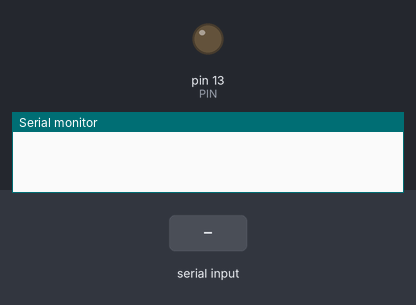
The sketch below on a simulated Arduino Uno, built with avr-gcc and run on an emulated ATmega328P. Parts: output pins drawn as LEDs (lit = HIGH), the last lines printed to the serial monitor. Dashed ring = blinking. The test bench sets the inputs (shaded band).

Above: at 1.2 s.
1.3 s: ".\n" received over Serial
At 1.67 s:
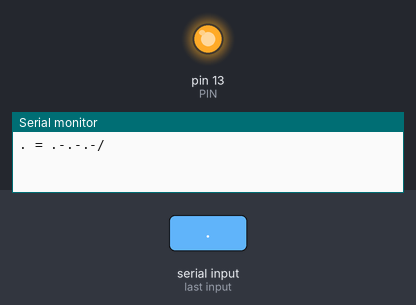
5.8 s: "1\n" received over Serial
At 8.1 s:
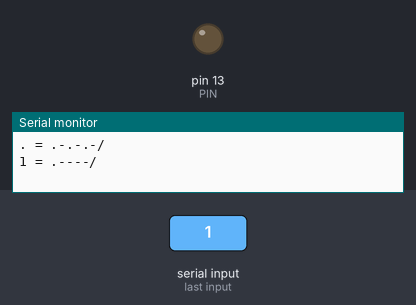
8.8 s: "0\n" received over Serial
At 8.97 s:
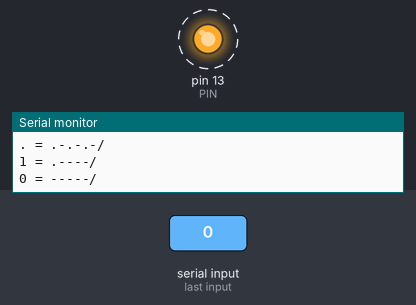
Timing chart, 0 to 12.2 s (numbered marks = the images above; inputs shaded):
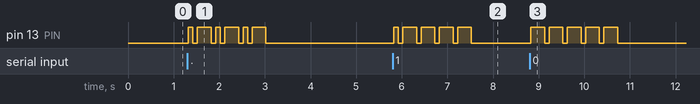

The sketch:

morseEncoder.ino
```cpp
const int PIN = 13; // Pin en el que se encuentra el LED
const int DIT_TIME = 100; // Valor en milisegundos que tarda un punto

const char* reading = ""; // Lectura del puerto serial

const char* codeset[] = { // Diccionario para obtener el código morse de un caracter
  /* ! */ "-.-.--",
  /* " */ ".-..-.",
  /* # */ NULL,
  /* $ */ "...-..-",
  /* % */ NULL,
  /* & */ ".-...",
  /* ' */ ".----.",
  /* ( */ "-.--.",
  /* ) */ "-.--.-",
  /* * */ NULL,
  /* + */ ".-.-.",
  /* , */ "--..--",
  /* - */ "-....-",
  /* . */ ".-.-.-",
  /* / */ "-..-.",
  /* 0 */ "-----",
  /* 1 */ ".----",
  /* 2 */ "..---",
  /* 3 */ "...--",
  /* 4 */ "....-",
  /* 5 */ ".....",
  /* 6 */ "-....",
  /* 7 */ "--...",
  /* 8 */ "---..",
  /* 9 */ "----.",
  /* : */ "---...",
  /* ; */ "-.-.-.",
  /* < */ NULL,
  /* = */ "-...-",
  /* > */ NULL,
  /* ? */ "..--..",
  /* @ */ ".--.-.",
  /* A */ ".-",
  /* B */ "-...",
  /* C */ "-.-.",
  /* D */ "-..",
  /* E */ ".",
  /* F */ "..-.",
  /* G */ "--.",
  /* H */ "....",
  /* I */ "..",
  /* J */ ".---",
  /* K */ "-.-",
  /* L */ ".-..",
  /* M */ "--",
  /* N */ "-.",
  /* O */ "---",
  /* P */ ".--.",
  /* Q */ "--.-",
  /* R */ ".-.",
  /* S */ "...",
  /* T */ "-",
  /* U */ "..-",
  /* V */ "...-",
  /* W */ ".--",
  /* X */ "-..-",
  /* Y */ "-.--",
  /* Z */ "--..",
  /* [ */ NULL,
  /* \ */ NULL,
  /* ] */ NULL,
  /* ^ */ NULL,
  /* _ */ "..--.-"
 };

/***************************************************/
/* Método para hacer las configuraciones iniciales */
/***************************************************/
void setup()
{
    pinMode(PIN, OUTPUT); // El pin del LED se coloca en modo escritura
    Serial.begin(9600); // Se inicia la conexión con el puerto serial a 9600 baudios
}

/**************************************************************/
/* Método que siempre se está ejecutando en un ciclo infinito */
/**************************************************************/
void loop()
{
    reading = readSerial(); // Se llama un método para leer del puerto serial

    Serial.print(reading); // Se escribe en el puerto serial la lectura
    Serial.print(" = "); // Se escribe en el puerto serial un '='

    for (int i = 0; i < strlen(reading); i++) // Se itera por la cadena
    {
      char c = reading[i]; // Caracter actual de la iteración

      if(c == ' ') // Si es un espacio
        space(); // LLama el metodo para enviar un espacio
      else // Si no
      {
        const char* code = getCode(c); // Se llama el método para obtener el código del caracter

        if(code == NULL) // Si no tiene código
          continue; // Siguiente caracter
        else // Si tiene código
        {
           Serial.print(code); // Se escribe en el puerto serial el código del caracter
           Serial.print('/'); // Se separan los caracteres con un '/'
           for (int j = 0; j < strlen(code); j++) // Se itera por el código
              if(code[j] == '.') // Si es un punto
                dit(); // Método para 'imprimir' un punto en el LED
              else // Si es una raya
                dah(); // Método para 'imprimir' una raya en el LED
        }
        letter(); // Método para separar letras
      }
    }

    Serial.println(); // Se escribe en el puerto serial un salto de línea
}

/**********************************************/
/* Método que prende el led 100 ms y lo apaga */
/* representa un punto en código morse        */
/**********************************************/
void dit()
{
    digitalWrite(PIN, HIGH);
    delay(DIT_TIME);
    digitalWrite(PIN, LOW);
    delay(DIT_TIME);
}

/**********************************************/
/* Método que prende el led 300 ms y lo apaga */
/* representa una raya en código morse        */
/**********************************************/
void dah()
{
    digitalWrite(PIN, HIGH);
    delay(DIT_TIME * 3);
    digitalWrite(PIN, LOW);
    delay(DIT_TIME);
}

/**********************************************/
/* Método que prende el led 400 ms y lo apaga */
/* representa un espacio                      */
/**********************************************/
void space()
{
    digitalWrite(PIN, LOW);
    delay(DIT_TIME * 4);
}

/**********************************************/
/* Método que prende el led 200 ms y lo apaga */
/* representa una separación entre letras     */
/**********************************************/
void letter()
{
    digitalWrite(PIN, LOW);
    delay(DIT_TIME * 2);
}

/**********************************************/
/* Método que lee del puerto serial hasta que */
/* encuentra un salto de línea                */
/**********************************************/
char* readSerial()
{
  String retVal = ""; // Cadena que se va a regresar
  char c; // Caracter a leer
  while(!Serial.available()) // Esperar hasta que encuentre algo
    delay(10); // Esperar 10 ms
  while(Serial.available() > 0) // Si hay algo para leer
  {
    c = Serial.read(); // Se lee el siguiente caracter
    if (c != '\n') // Si no es un salto de línea
      retVal.concat(c); // Agrega el caracter a la cadena
    delay(10); // Esperar 10 ms
  }
  retVal.toLowerCase(); // Convertir a letras minusculas
  return strdup(retVal.c_str()); // Regresa una copia de la cadena que se obtuvo del puerto serial
}

/***********************************************/
/* Método que obtiene el código morse a partir */
/* del diccionario definido anteriormente      */
/***********************************************/
const char* getCode(char c)
{
    if ('a' <= c && c <= 'z') {
    c = c - ('a' - 'A');
  }

  if ('!' <= c && c <= '_') {
    return codeset[c - '!'];
  }

  return NULL;
}
```

Measured:
- after the input at 1.3 s, pin 13 (PIN): LOW → HIGH at once, then repeats every 0.60 s: LOW 0.10 s, HIGH 0.30 s, LOW 0.10 s, HIGH 0.10 s, until it stays LOW from 3.0 s
- after the input at 5.8 s, pin 13 (PIN): LOW → HIGH at once, then repeats every 0.40 s: LOW 0.10 s, HIGH 0.30 s, until it stays LOW from 7.5 s
- after the input at 8.8 s, pin 13 (PIN): alternates HIGH for 0.30 s and LOW for 0.10 s, 10 changes in all, then stays LOW, starting at once
